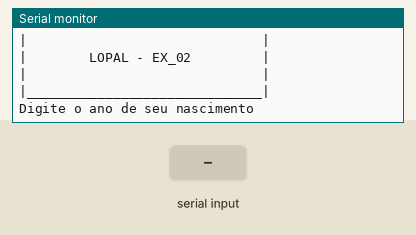
A sketch run on a simulated Arduino Uno, built with avr-gcc and run on an emulated ATmega328P. Shown: the last lines printed to the serial monitor. Inputs (shaded band) come from the test bench.

Above: at 1.2 s.
1.3 s: "90,45\n" received over Serial
At 2.74 s:
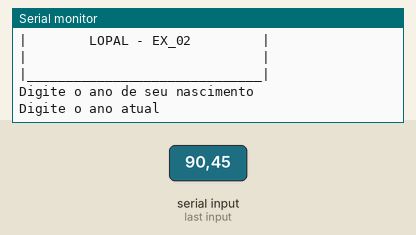
2.8 s: "30,150\n" received over Serial
At 4.7 s:
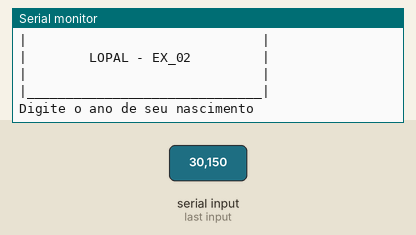

The sketch:

lopal_ex021.ino
```cpp
//Faça um programa que receba o ano de nascimento de uma pessoa e o ano atual
//Calcule e imprima
//A idade dessa pessoa
//Essa idade convertida em semana

//Variáveis
long anoNascimento = 0;
long anoAtual = 0;
long idade = 0; //indica a idade
long idadeSemana = 0;

void setup()
{
  Serial.begin(9600);
}


void loop()
{

  //cabeçalho
  Serial.println("|______________________________|");
  Serial.println("|                              |");
  Serial.println("|        LOPAL - EX_02         |");
  Serial.println("|                              |");
  Serial.println("|______________________________|");


  Serial.println();//pula uma linha
  Serial.println();//pula uma linha


  //entrada
  Serial.println("Digite o ano de seu nascimento");//pergunta o ano de nascimento do usuário
  while( !Serial.available() ){}//Aguarda o usuário digitar (para o loop)
  anoNascimento = Serial.parseInt();

  Serial.println("Digite o ano atual");//pergunta o ano atual
  while( !Serial.available() ){}//Aguarda o usuário digitar (para o loop)
  anoAtual = Serial.parseInt();

  //processamento
  idade = anoAtual - anoNascimento;
  idadeSemana = idade * (365 / 7);

  //saída
  Serial.println("Ano de seu Nascimento: " + String(anoNascimento) );
  Serial.println("Ano Atual: " + String(anoAtual) );
  Serial.println("Sua idade: " + String(idade) );
  Serial.println("Sua idade em semanas: " + String(idadeSemana) );
}
```

Measured:
- after the input at 1.3 s, the serial monitor: prints a new line at once (image 1)
- after the input at 2.8 s, the serial monitor: prints a new line at once (image 2)
